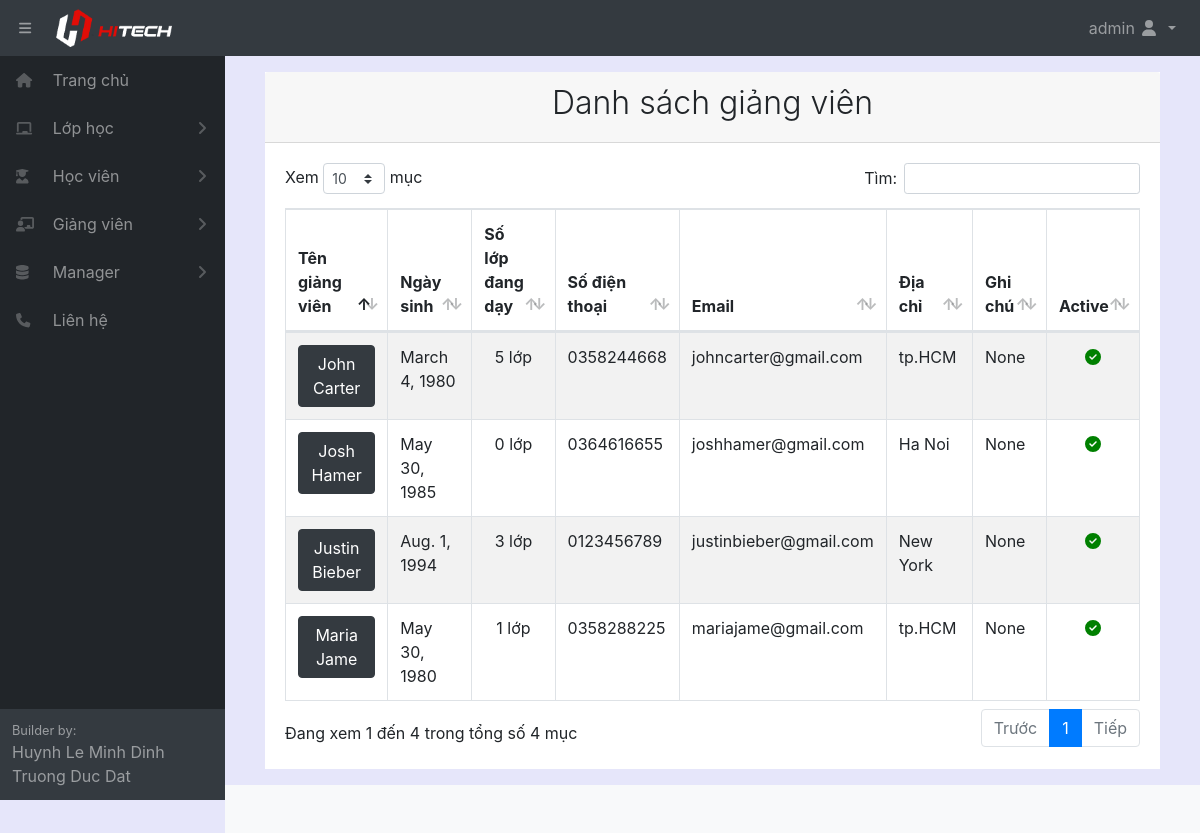
Page /listteacher/ (signed in) on the committed database.
### home/models.py (models this page shows, shortened)
class Teacher(models.Model):
    fullname = models.CharField(max_length=100, verbose_name="Tên giáo viên")
    gender = models.ForeignKey(Gender, null= True, on_delete=models.SET_NULL)
    birthday = models.DateField(verbose_name="Ngày sinh")
    identity_card = models.CharField(max_length=100, null = True, blank=True, verbose_name="CMND")
    phonenumber = models.CharField(max_length=100, null = True, blank=True, verbose_name="SDT")
    email = models.CharField(max_length=100, null = True, blank=True, verbose_name="Email")
    adress = models.CharField(max_length=300, null = True, blank=True, verbose_name="Địa chỉ")
    create_date = models.DateField(auto_now_add=True, verbose_name="Ngày tạo thông tin")
    note = models.CharField(max_length=300, null = True, blank=True, verbose_name="Ghi chú")
    active = models.BooleanField(default=True, verbose_name="Trạng thái")
    class Meta:
        ordering =["fullname"]
        verbose_name_plural = "Giáo viên"

### home/decorators.py (the view)
        def wrapper_func(request, *args, **kwargs):
            group = None
            if request.user.groups.exists():
                group = request.user.groups.all()[0].name
            if group in allowed_roles:
                return view_func(request, *args, **kwargs)
            else:
                return redirect('errorrole')

### home/views.py (called while the page is built)
@login_required(login_url='login')
@allowed_users(allowed_roles=['admin','manager','staff'])
def listTeacher(request):
    listteacher = Teacher.objects.all()
    classname = Classname.objects.all()
    array = []
    for item in listteacher:
        SL = {}
        SL['teachername'] = item.pk
        SL['number'] = Classname.objects.filter(teacher_id=item).count()
        array.append(SL)
    context = {'classname': classname,'listteacher': listteacher,'SL':array}
    return render(request, 'teacher/teacher.html', context)

### home/templates/teacher/teacher.html (shortened to what this page needs)
{% extends "pages/base.html" %}
{% block content %}
{% load static %}
<div class="card-header">
    <h2 class="text-center font-weight-light">Danh sách giảng viên</h2>
</div>
<div class="card-body">
    <table id="example" class="table table-striped table-bordered" style="width:100%">
        <thead>
            <tr>
                <th style="width: 15%;">Tên giảng viên</th>
                <th style="width: 10%;">Ngày sinh</th>
                <th style="width: 12%;">Số lớp đang dạy</th>
                <th style="width: 10%;">Số điện thoại</th>
                <th style="width: 15%;">Email</th>
                <th style="width: 20%;">Địa chỉ</th>
                <th style="width: 13%;">Ghi chú</th>
                <th style="width: 5%;">Active</th>
            </tr>
        </thead>
        <tbody>
            {% for i in listteacher %}
            <tr>
                <td>
                    <a class="btn btn-dark" style="color: white; width: 100%;" href="/teacher/{{ i.pk }}">{{ i.fullname}}</a>
                </td>
                <td>{{ i.birthday}}</td>
                <td style="text-align: center;">
                    {% for item in SL %}
                    {% if item.teachername == i.pk %}
                    {{item.number}} lớp
                    {% endif %}
                    {% endfor %}
                </td>
                <td>{{ i.phonenumber}}</td>
                <td>{{ i.email}}</td>
                <td>{{ i.adress}}</td>
                <td>{{ i.note}}</td>
                <td style="text-align: center;">
                    {% if i.active %}
                    <i style="color: green; " class="fas fa-check-circle"></i>
                    {%endif%}
                </td>
            </tr>
            {% endfor %}
        </tbody>
    </table>
</div>
{% endblock content %}

### home/templates/pages/base.html (shortened to what this page needs)
<!DOCTYPE html>
<html lang="en">
{% load staticfiles %}
<head>
    <link href="{% static '/fullcalendar/core/main.css' %}" rel='stylesheet' />
    <link href="{% static '/fullcalendar/daygrid/main.css' %}" rel='stylesheet' />
    <link href="{% static '/css/styles.css' %}" rel="stylesheet" />
    <link href="{% static '/css/dataTables.bootstrap4.min.css' %}" rel="stylesheet" />
</head>
<body class="sb-nav-fixed">
    <nav class="sb-topnav navbar navbar-expand navbar-dark bg-dark">
        <button class="btn btn-link btn-sm order-1 order-lg-0" id="sidebarToggle" href="#" style="margin-left: 10px;">
            <i class="fas fa-bars"></i></button>
        <a class="navbar-brand" href="{% url 'home' %}">
            <img src="/static/images/Logo-row-Light.png" alt="" style="width: 60%;">
        </a>
        <ul class="navbar-nav ml-auto ml-md-0">
            <li class="nav-item dropdown">
                <a class="nav-link dropdown-toggle" id="userDropdown" href="#" role="button" data-toggle="dropdown"
                    aria-haspopup="true" aria-expanded="false">
                    {{user.first_name}} {{user.last_name}}
                    <i class="fas fa-user fa-fw"></i>
                </a>
            </li>
        </ul>
    </nav>
    <div id="layoutSidenav">
        <div id="layoutSidenav_nav">
            <nav class="sb-sidenav accordion sb-sidenav-dark" id="sidenavAccordion">
                <div class="sb-sidenav-menu">
                    <div class="nav">
                        <a class="nav-link" href="{% url 'home' %}">
                            <div class="sb-nav-link-icon" style="width: 2em;">
                                <i class="fas fa-home"></i>
                            </div>
                            Trang chủ
                        </a>
                        <a class="nav-link collapsed" href="#" data-toggle="collapse" data-target="#collapseClass"
                            aria-expanded="false" aria-controls="collapseClass">
                            <div class="sb-nav-link-icon" style="width: 2em;">
                                <i class="fas fa-chalkboard"></i>
                            </div>
                            Lớp học
                            <div class="sb-sidenav-collapse-arrow">
                                <i class="fas fa-angle-down"></i>
                            </div>
                        </a>
                        <a class="nav-link collapsed" href="#" data-toggle="collapse" data-target="#collapseStudent"
                            aria-expanded="false" aria-controls="collapseStudent">
                            <div class="sb-nav-link-icon" style="width: 2em;">
                                <i class="fas fa-user-graduate"></i>
                            </div>
                            Học viên
                            <div class="sb-sidenav-collapse-arrow">
                                <i class="fas fa-angle-down"></i>
                            </div>
                        </a>
                        <a class="nav-link collapsed" href="#" data-toggle="collapse" data-target="#collapseTeacher"
                            aria-expanded="false" aria-controls="collapseTeacher">
                            <div class="sb-nav-link-icon" style="width: 2em;">
                                <i class="fas fa-chalkboard-teacher"></i>
                            </div>
                            Giảng viên
                            <div class="sb-sidenav-collapse-arrow">
                                <i class="fas fa-angle-down"></i>
                            </div>
                        </a>
                        {% if request.user.is_staff %}
                        <a class="nav-link collapsed" href="#" data-toggle="collapse" data-target="#collapseManager"
                            aria-expanded="false" aria-controls="collapseManager">
                            <div class="sb-nav-link-icon" style="width: 2em;">
                                <i class="fas fa-database"></i>
                            </div>
                            Manager
                            <div class="sb-sidenav-collapse-arrow">
                                <i class="fas fa-angle-down"></i>
                            </div>
                        </a>
                        {% endif %}
                        <a class="nav-link" href="{% url 'contact' %}">
                            <div class="sb-nav-link-icon" style="width: 2em;">
                                <i class="fas fa-phone"></i>
                            </div>
                            Liên hệ
                        </a>
                    </div>
                </div>
                <div class="sb-sidenav-footer">
                    <div class="small">Builder by:</div>
                    <div>Huynh Le Minh Dinh</div>
                    <div>Truong Duc Dat</div>
                </div>
            </nav>
        </div>
        <div id="layoutSidenav_content" style="background-color: lavender;">
            <main>
                <div class="container-fluid">
                    <div style="margin: 1em; background-color: white;">
                        {% block content %}{% endblock %}
                    </div>
                </div>
            </main>
            <footer class="py-4 bg-light mt-auto">
            </footer>
        </div>
    </div>
</body>
</html>

### rows in the picture
Teacher: {{ i.pk }} 1 (drawn), fullname "John Carter", birthday "March 4, 1980", number "5", phonenumber "0358244668", email "johncarter@gmail.com", adress "tp.HCM", note "None", active True (drawn)
Teacher: fullname "Josh Hamer", birthday "May 30, 1985", number "0", phonenumber "0364616655", email "joshhamer@gmail.com", adress "Ha Noi", note "None", active True (drawn)
Teacher: fullname "Justin Bieber", birthday "Aug. 1, 1994", number "3", phonenumber "0123456789", email "justinbieber@gmail.com", adress "New York", note "None", active True (drawn)
Teacher: fullname "Maria Jame", birthday "May 30, 1980", number "1", phonenumber "0358288225", email "mariajame@gmail.com", adress "tp.HCM", note "None", active True (drawn)

### other values in the picture
{{ user.first_name }} "admin"
